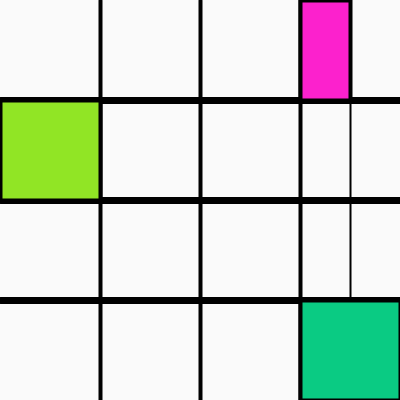
Frame 1 (no input)
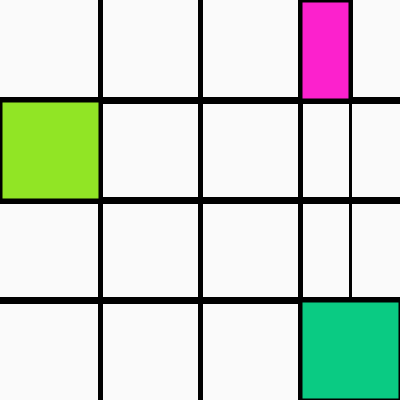
Frame 60 (the mouse pressed at the canvas centre just before this capture)
Frame 120 (the mouse held since frame 60 and released just before this capture): identical to frame 60, image omitted

The Processing sketch that drew these frames (run headless with seeded random() and noise(); from frame 60 on, the mouse is pressed at the canvas centre):

// Processing sketch: processing_114086
// ── processing_114086.pde


void setup (){
size (400, 400); 
smooth ();
background (250);
}
//lineas horizontales-horizontalines
void draw (){
  strokeWeight (7);
  line (0, 100, 500, 100);
  line (0, 200, 500, 200);
  line (0, 300, 500, 300);

//líneasverticales.verticalines
  strokeWeight (4);
  line (100,0, 100, 500);
  line (200, 0, 200, 500);
  line (300, 0, 300, 500);
  strokeWeight (2);
  line (350,0, 350, 500);
 
 //rectangulos-rectangles 
  strokeWeight (4);
  fill (#91E525);
  rect (0, 100, 100, 100);
  fill (#0ACB83);
  rect (300, 300, 100, 100);
  fill (#FC21CD);
  rect (300,0,50,100);
  


}
